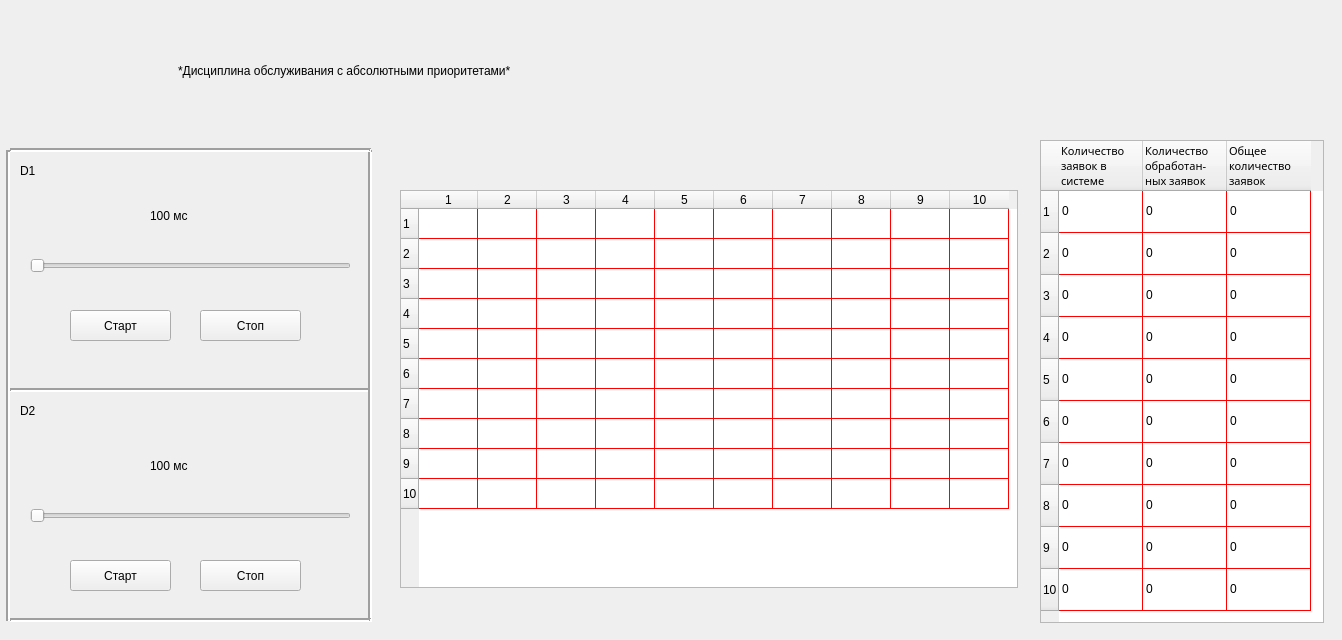
<?xml version="1.0" encoding="UTF-8"?>
<ui version="4.0">
 <class>MainWindow</class>
 <widget class="QMainWindow" name="MainWindow">
  <property name="geometry">
   <rect>
    <x>0</x>
    <y>0</y>
    <width>1342</width>
    <height>640</height>
   </rect>
  </property>
  <property name="minimumSize">
   <size>
    <width>0</width>
    <height>0</height>
   </size>
  </property>
  <property name="sizeIncrement">
   <size>
    <width>2</width>
    <height>2</height>
   </size>
  </property>
  <property name="windowTitle">
   <string>Queue</string>
  </property>
  <property name="layoutDirection">
   <enum>Qt::LeftToRight</enum>
  </property>
  <property name="autoFillBackground">
   <bool>false</bool>
  </property>
  <property name="styleSheet">
   <string notr="true">gridline-color: rgb(21, 32, 255);</string>
  </property>
  <widget class="QWidget" name="centralwidget">
   <widget class="QSlider" name="horizontalSlider_D1">
    <property name="geometry">
     <rect>
      <x>30</x>
      <y>250</y>
      <width>321</width>
      <height>31</height>
     </rect>
    </property>
    <property name="orientation">
     <enum>Qt::Horizontal</enum>
    </property>
   </widget>
   <widget class="QSlider" name="horizontalSlider_D2">
    <property name="geometry">
     <rect>
      <x>30</x>
      <y>500</y>
      <width>321</width>
      <height>31</height>
     </rect>
    </property>
    <property name="orientation">
     <enum>Qt::Horizontal</enum>
    </property>
   </widget>
   <widget class="QPushButton" name="pushButton_Start_D1">
    <property name="geometry">
     <rect>
      <x>70</x>
      <y>310</y>
      <width>101</width>
      <height>31</height>
     </rect>
    </property>
    <property name="styleSheet">
     <string notr="true">font: 10pt &quot;MS Shell Dlg 2&quot;;</string>
    </property>
    <property name="text">
     <string>Старт</string>
    </property>
   </widget>
   <widget class="QPushButton" name="pushButton_Stop_D1">
    <property name="geometry">
     <rect>
      <x>200</x>
      <y>310</y>
      <width>101</width>
      <height>31</height>
     </rect>
    </property>
    <property name="styleSheet">
     <string notr="true">font: 10pt &quot;MS Shell Dlg 2&quot;;</string>
    </property>
    <property name="text">
     <string>Стоп</string>
    </property>
   </widget>
   <widget class="QTableWidget" name="tableWidget_properties">
    <property name="geometry">
     <rect>
      <x>1040</x>
      <y>140</y>
      <width>284</width>
      <height>483</height>
     </rect>
    </property>
    <property name="minimumSize">
     <size>
      <width>0</width>
      <height>0</height>
     </size>
    </property>
    <property name="maximumSize">
     <size>
      <width>999</width>
      <height>999</height>
     </size>
    </property>
    <property name="baseSize">
     <size>
      <width>0</width>
      <height>0</height>
     </size>
    </property>
    <property name="font">
     <font>
      <family>MS Shell Dlg 2</family>
      <pointsize>9</pointsize>
      <weight>50</weight>
      <italic>false</italic>
      <bold>false</bold>
     </font>
    </property>
    <property name="toolTip">
     <string>&lt;html&gt;&lt;head/&gt;&lt;body&gt;&lt;p&gt;hgfn&lt;/p&gt;&lt;/body&gt;&lt;/html&gt;</string>
    </property>
    <property name="styleSheet">
     <string notr="true">font: 9pt &quot;MS Shell Dlg 2&quot;;
gridline-color: rgb(255, 0, 0);</string>
    </property>
    <property name="frameShadow">
     <enum>QFrame::Raised</enum>
    </property>
    <property name="autoScrollMargin">
     <number>16</number>
    </property>
    <property name="showGrid">
     <bool>true</bool>
    </property>
    <property name="gridStyle">
     <enum>Qt::SolidLine</enum>
    </property>
    <property name="sortingEnabled">
     <bool>false</bool>
    </property>
    <property name="rowCount">
     <number>10</number>
    </property>
    <property name="columnCount">
     <number>3</number>
    </property>
    <attribute name="horizontalHeaderDefaultSectionSize">
     <number>84</number>
    </attribute>
    <attribute name="horizontalHeaderMinimumSectionSize">
     <number>55</number>
    </attribute>
    <attribute name="verticalHeaderDefaultSectionSize">
     <number>42</number>
    </attribute>
    <attribute name="verticalHeaderMinimumSectionSize">
     <number>20</number>
    </attribute>
    <attribute name="verticalHeaderShowSortIndicator" stdset="0">
     <bool>false</bool>
    </attribute>
    <row/>
    <row/>
    <row/>
    <row/>
    <row/>
    <row/>
    <row/>
    <row/>
    <row/>
    <row/>
    <column>
     <property name="text">
      <string>Количество 
заявок в 
системе</string>
     </property>
     <property name="font">
      <font>
       <family>Yu Gothic UI Semibold</family>
       <pointsize>8</pointsize>
      </font>
     </property>
     <property name="textAlignment">
      <set>AlignLeading|AlignTop</set>
     </property>
    </column>
    <column>
     <property name="text">
      <string>Количество 
обработан-
ных заявок</string>
     </property>
     <property name="font">
      <font>
       <family>Yu Gothic UI Semibold</family>
       <pointsize>8</pointsize>
      </font>
     </property>
     <property name="textAlignment">
      <set>AlignLeading|AlignTop</set>
     </property>
    </column>
    <column>
     <property name="text">
      <string>Общее 
количество 
заявок</string>
     </property>
     <property name="font">
      <font>
       <family>Yu Gothic UI Semibold</family>
       <pointsize>8</pointsize>
      </font>
     </property>
     <property name="textAlignment">
      <set>AlignLeading|AlignTop</set>
     </property>
    </column>
    <item row="0" column="0">
     <property name="text">
      <string>0</string>
     </property>
    </item>
    <item row="0" column="1">
     <property name="text">
      <string>0</string>
     </property>
    </item>
    <item row="0" column="2">
     <property name="text">
      <string>0</string>
     </property>
    </item>
    <item row="1" column="0">
     <property name="text">
      <string>0</string>
     </property>
    </item>
    <item row="1" column="1">
     <property name="text">
      <string>0</string>
     </property>
    </item>
    <item row="1" column="2">
     <property name="text">
      <string>0</string>
     </property>
    </item>
    <item row="2" column="0">
     <property name="text">
      <string>0</string>
     </property>
    </item>
    <item row="2" column="1">
     <property name="text">
      <string>0</string>
     </property>
    </item>
    <item row="2" column="2">
     <property name="text">
      <string>0</string>
     </property>
    </item>
    <item row="3" column="0">
     <property name="text">
      <string>0</string>
     </property>
    </item>
    <item row="3" column="1">
     <property name="text">
      <string>0</string>
     </property>
    </item>
    <item row="3" column="2">
     <property name="text">
      <string>0</string>
     </property>
    </item>
    <item row="4" column="0">
     <property name="text">
      <string>0</string>
     </property>
    </item>
    <item row="4" column="1">
     <property name="text">
      <string>0</string>
     </property>
    </item>
    <item row="4" column="2">
     <property name="text">
      <string>0</string>
     </property>
    </item>
    <item row="5" column="0">
     <property name="text">
      <string>0</string>
     </property>
    </item>
    <item row="5" column="1">
     <property name="text">
      <string>0</string>
     </property>
    </item>
    <item row="5" column="2">
     <property name="text">
      <string>0</string>
     </property>
    </item>
    <item row="6" column="0">
     <property name="text">
      <string>0</string>
     </property>
    </item>
    <item row="6" column="1">
     <property name="text">
      <string>0</string>
     </property>
    </item>
    <item row="6" column="2">
     <property name="text">
      <string>0</string>
     </property>
    </item>
    <item row="7" column="0">
     <property name="text">
      <string>0</string>
     </property>
    </item>
    <item row="7" column="1">
     <property name="text">
      <string>0</string>
     </property>
    </item>
    <item row="7" column="2">
     <property name="text">
      <string>0</string>
     </property>
    </item>
    <item row="8" column="0">
     <property name="text">
      <string>0</string>
     </property>
    </item>
    <item row="8" column="1">
     <property name="text">
      <string>0</string>
     </property>
    </item>
    <item row="8" column="2">
     <property name="text">
      <string>0</string>
     </property>
    </item>
    <item row="9" column="0">
     <property name="text">
      <string>0</string>
     </property>
    </item>
    <item row="9" column="1">
     <property name="text">
      <string>0</string>
     </property>
    </item>
    <item row="9" column="2">
     <property name="text">
      <string>0</string>
     </property>
    </item>
   </widget>
   <widget class="QTableWidget" name="tableWidget_queue">
    <property name="geometry">
     <rect>
      <x>400</x>
      <y>190</y>
      <width>618</width>
      <height>398</height>
     </rect>
    </property>
    <property name="styleSheet">
     <string notr="true">font: 8pt &quot;MS Shell Dlg 2&quot;;
gridline-color: rgb(255, 0, 0);</string>
    </property>
    <property name="rowCount">
     <number>10</number>
    </property>
    <property name="columnCount">
     <number>10</number>
    </property>
    <attribute name="horizontalHeaderDefaultSectionSize">
     <number>59</number>
    </attribute>
    <attribute name="horizontalHeaderMinimumSectionSize">
     <number>55</number>
    </attribute>
    <row/>
    <row/>
    <row/>
    <row/>
    <row/>
    <row/>
    <row/>
    <row/>
    <row/>
    <row/>
    <column/>
    <column/>
    <column/>
    <column/>
    <column/>
    <column/>
    <column/>
    <column/>
    <column/>
    <column/>
   </widget>
   <widget class="QPushButton" name="pushButton_Start_D2">
    <property name="geometry">
     <rect>
      <x>70</x>
      <y>560</y>
      <width>101</width>
      <height>31</height>
     </rect>
    </property>
    <property name="styleSheet">
     <string notr="true">font: 10pt &quot;MS Shell Dlg 2&quot;;</string>
    </property>
    <property name="text">
     <string>Старт</string>
    </property>
   </widget>
   <widget class="QPushButton" name="pushButton_Stop_D2">
    <property name="geometry">
     <rect>
      <x>200</x>
      <y>560</y>
      <width>101</width>
      <height>31</height>
     </rect>
    </property>
    <property name="styleSheet">
     <string notr="true">font: 10pt &quot;MS Shell Dlg 2&quot;;</string>
    </property>
    <property name="text">
     <string>Стоп</string>
    </property>
   </widget>
   <widget class="QLabel" name="simple_label_D1">
    <property name="geometry">
     <rect>
      <x>20</x>
      <y>150</y>
      <width>61</width>
      <height>41</height>
     </rect>
    </property>
    <property name="styleSheet">
     <string notr="true">font: 75 20pt &quot;Yu Gothic UI Semibold&quot;;</string>
    </property>
    <property name="text">
     <string>D1</string>
    </property>
   </widget>
   <widget class="QLabel" name="simple_label_D2">
    <property name="geometry">
     <rect>
      <x>20</x>
      <y>390</y>
      <width>61</width>
      <height>41</height>
     </rect>
    </property>
    <property name="styleSheet">
     <string notr="true">font: 75 20pt &quot;Yu Gothic UI Semibold&quot;;</string>
    </property>
    <property name="text">
     <string>D2</string>
    </property>
   </widget>
   <widget class="QLabel" name="label">
    <property name="geometry">
     <rect>
      <x>130</x>
      <y>40</y>
      <width>1341</width>
      <height>61</height>
     </rect>
    </property>
    <property name="layoutDirection">
     <enum>Qt::LeftToRight</enum>
    </property>
    <property name="styleSheet">
     <string notr="true">font: 20pt &quot;Bahnschrift SemiLight SemiConde&quot;;</string>
    </property>
    <property name="text">
     <string>	*Дисциплина обслуживания с абсолютными приоритетами*</string>
    </property>
   </widget>
   <widget class="Line" name="line">
    <property name="geometry">
     <rect>
      <x>10</x>
      <y>380</y>
      <width>361</width>
      <height>20</height>
     </rect>
    </property>
    <property name="lineWidth">
     <number>2</number>
    </property>
    <property name="orientation">
     <enum>Qt::Horizontal</enum>
    </property>
   </widget>
   <widget class="Line" name="line_2">
    <property name="geometry">
     <rect>
      <x>360</x>
      <y>150</y>
      <width>20</width>
      <height>472</height>
     </rect>
    </property>
    <property name="lineWidth">
     <number>2</number>
    </property>
    <property name="orientation">
     <enum>Qt::Vertical</enum>
    </property>
   </widget>
   <widget class="Line" name="line_3">
    <property name="geometry">
     <rect>
      <x>10</x>
      <y>140</y>
      <width>361</width>
      <height>21</height>
     </rect>
    </property>
    <property name="lineWidth">
     <number>2</number>
    </property>
    <property name="orientation">
     <enum>Qt::Horizontal</enum>
    </property>
   </widget>
   <widget class="Line" name="line_4">
    <property name="geometry">
     <rect>
      <x>0</x>
      <y>150</y>
      <width>16</width>
      <height>471</height>
     </rect>
    </property>
    <property name="lineWidth">
     <number>2</number>
    </property>
    <property name="orientation">
     <enum>Qt::Vertical</enum>
    </property>
   </widget>
   <widget class="Line" name="line_5">
    <property name="geometry">
     <rect>
      <x>10</x>
      <y>610</y>
      <width>361</width>
      <height>20</height>
     </rect>
    </property>
    <property name="lineWidth">
     <number>2</number>
    </property>
    <property name="orientation">
     <enum>Qt::Horizontal</enum>
    </property>
   </widget>
   <widget class="QLabel" name="label_for_slader_D1">
    <property name="geometry">
     <rect>
      <x>150</x>
      <y>200</y>
      <width>101</width>
      <height>31</height>
     </rect>
    </property>
    <property name="styleSheet">
     <string notr="true">font: 75 15pt &quot;MS Shell Dlg 2&quot;;</string>
    </property>
    <property name="text">
     <string>100 мс</string>
    </property>
   </widget>
   <widget class="QLabel" name="label_for_slader_D2">
    <property name="geometry">
     <rect>
      <x>150</x>
      <y>450</y>
      <width>101</width>
      <height>31</height>
     </rect>
    </property>
    <property name="styleSheet">
     <string notr="true">font: 75 15pt &quot;MS Shell Dlg 2&quot;;</string>
    </property>
    <property name="text">
     <string>100 мс</string>
    </property>
   </widget>
  </widget>
 </widget>
 <resources/>
 <connections/>
</ui>
